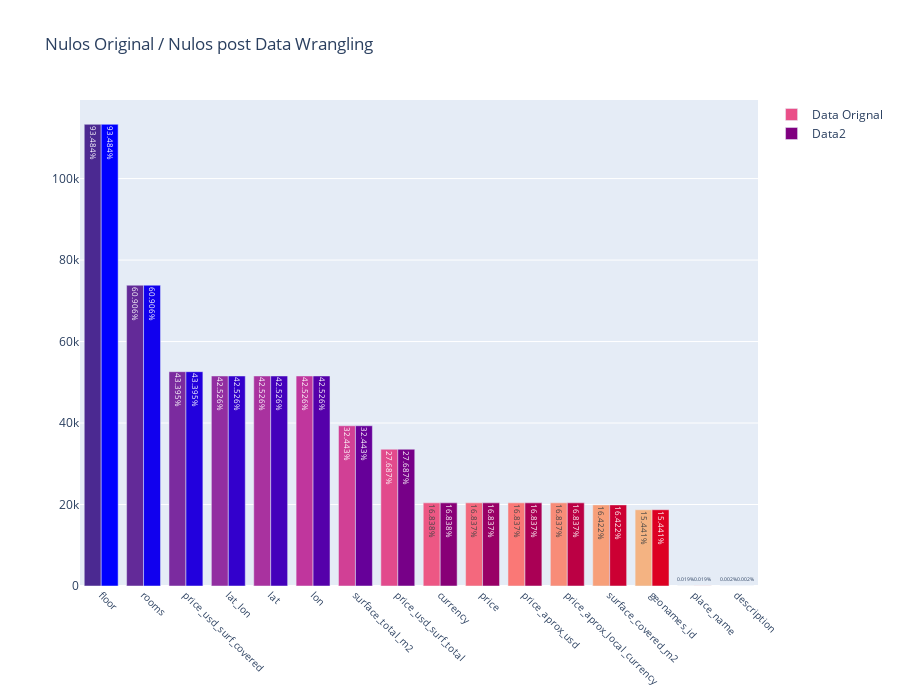

The code cell stored with this chart in its notebook:
### Markdown cell above
---
# Gŕafico total de nulos por columna

### Code cell
data_nulls = pd.DataFrame(data.drop(['Unnamed: 0', 'operation', 'expenses', 'properati_url', 'image_thumbnail'], axis=1).isnull().sum().sort_values(ascending=False)[
                          data.drop(['Unnamed: 0', 'operation', 'expenses', 'properati_url', 'image_thumbnail'], axis=1).isnull().sum() > 0], columns=['Nulls'])
perc_nulls = pd.DataFrame(((data_nulls.values * 100)/data.shape[0]).round(3))
perc_nulls.columns = ['Percent']
perc_nulls = perc_nulls.applymap(lambda x: '{:.3f}%'.format(x))
data_nulls['Percent'] = perc_nulls.Percent.values


data2_nulls = pd.DataFrame(data2.isnull().sum().sort_values(ascending=False)[data2.isnull().sum() > 0], columns=['Nulls'])
perc_nulls = pd.DataFrame(((data2_nulls.values * 100)/data.shape[0]).round(3))
perc_nulls.columns = ['Percent']
perc_nulls = perc_nulls.applymap(lambda x: '{:.3f}%'.format(x))
data2_nulls['Percent'] = perc_nulls.Percent.values

px_bar = make_subplots(rows=1, cols=1)

px_bar.add_traces(go.Bar(name="Data Orignal", y=data_nulls.Nulls, x=data_nulls.index.values, text = data_nulls.Percent,
                         marker=dict(color = [1,2,3,4,5,6,7,8,9,10,11,12,13,14,15,16], colorscale='Agsunset')))

px_bar.add_traces(go.Bar(name="Data2", y=data2_nulls.Nulls, x=data2_nulls.index.values, text = data2_nulls.Percent,
                         marker=dict(color = [1,2,3,4,5,6,7,8,9,10,11,12,13,14,15,16], colorscale='Bluered')))


px_bar.update_xaxes(tickangle=45, tickfont=dict(size=10))
px_bar.update_layout(title_text = 'Nulos Original / Nulos post Data Wrangling', height=700)
px_bar.show()

### Figure 1 — Plotly figure (JSON) as saved in the notebook; plotly's stock layout.template omitted (floating-point values rounded to 4 significant figures)
{"data": [{"marker": {"color": [1, 2, 3, 4, 5, 6, 7, 8, 9, 10, 11, 12, 13, 14, 15, 16], "colorscale": [[0, "rgb(75, 41, 145)"], [0.1667, "rgb(135, 44, 162)"], [0.3333, "rgb(192, 54, 157)"], [0.5, "rgb(234, 79, 136)"], [0.6667, "rgb(250, 120, 118)"], [0.8333, "rgb(246, 169, 122)"], [1, "rgb(237, 217, 163)"]]}, "name": "Data Orignal", "text": ["93.484%", "60.906%", "43.395%", "42.526%", "42.526%", "42.526%", "32.443%", "27.687%", "16.838%", "16.837%", "16.837%", "16.837%", "16.422%", "15.441%", "0.019%", "0.002%"], "type": "bar", "x": ["floor", "rooms", "price_usd_surf_covered", "lat_lon", "lat", "lon", "surface_total_m2", "price_usd_surf_total", "currency", "price", "price_aprox_usd", "price_aprox_local_currency", "surface_covered_m2", "geonames_id", "place_name", "description"], "y": [113321, 73830, 52603, 51550, 51550, 51550, 39328, 33562, 20411, 20410, 20410, 20410, 19907, 18717, 23, 2]}, {"marker": {"color": [1, 2, 3, 4, 5, 6, 7, 8, 9, 10, 11, 12, 13, 14, 15, 16], "colorscale": [[0, "rgb(0,0,255)"], [1, "rgb(255,0,0)"]]}, "name": "Data2", "text": ["93.484%", "60.906%", "43.395%", "42.526%", "42.526%", "42.526%", "32.443%", "27.687%", "16.838%", "16.837%", "16.837%", "16.837%", "16.422%", "15.441%", "0.019%", "0.002%"], "type": "bar", "x": ["floor", "rooms", "price_usd_surf_covered", "lat_lon", "lat", "lon", "surface_total_m2", "price_usd_surf_total", "currency", "price", "price_aprox_usd", "price_aprox_local_currency", "surface_covered_m2", "geonames_id", "place_name", "description"], "y": [113321, 73830, 52603, 51550, 51550, 51550, 39328, 33562, 20411, 20410, 20410, 20410, 19907, 18717, 23, 2]}], "layout": {"height": 700, "title": {"text": "Nulos Original / Nulos post Data Wrangling"}, "xaxis": {"anchor": "y", "domain": [0, 1], "tickangle": 45, "tickfont": {"size": 10}}, "yaxis": {"anchor": "x", "domain": [0, 1]}}}
